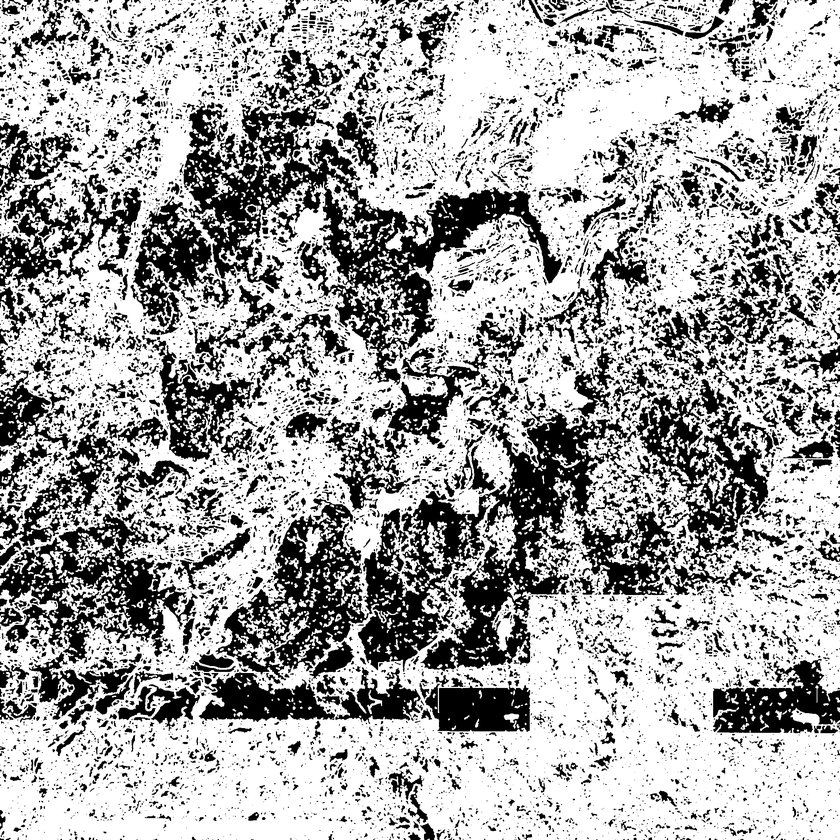
#> input picture maskdata/road_mask_tsujiwara.png, 840 x 840 px, shrunk from 2304 x 2304 before the run, found by its file name
$ python postprocess_road_mask.py
#> lines starting #> are read from the running program, lines starting #| are printed output that depends on the picture; after the words box and inside, x2 and y2 are one past the last pixel; in counts of white or black regions, pixels touching at a corner belong together
import cv2
import numpy as np
import segmentation_models_pytorch as smp
from pathlib import Path

INPUT_MASK = "road_mask_tsujiwara.png"
OUTPUT_SKELETON = "road_mask_tsujiwara_skel.png"

# この長さ未満の線はノイズとして削除（適宜調整）
MIN_COMPONENT_LENGTH = 100   # ピクセル

def main():
    path = Path(INPUT_MASK)
    assert path.exists(), f"mask not found: {path}"

    # 1. マスク読み込み（グレースケール）
    mask = cv2.imread(str(path), cv2.IMREAD_GRAYSCALE)
#> mask is the input picture: shape (840, 840); min 0, max 255, mean 168.1

    # 2. 二値化（閾値は適宜調整）
    _, bin_mask = cv2.threshold(mask, 127, 255, cv2.THRESH_BINARY)
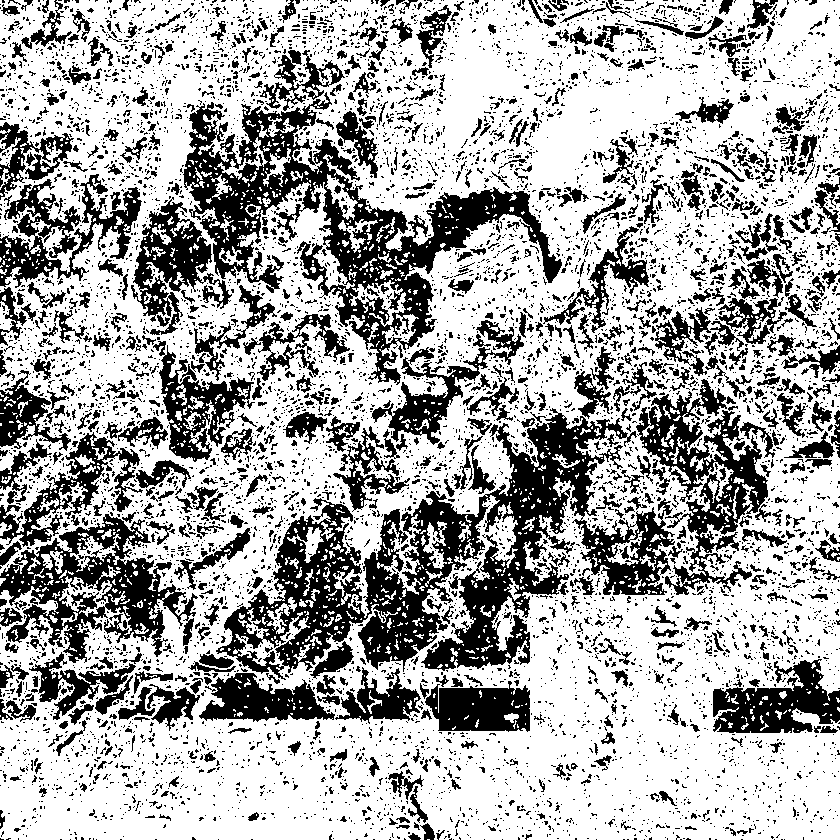
#> bin_mask: shape (840, 840); 66.7% white; 8094 black regions (7231 under 20 px), largest, box (x1, y1, x2, y2) and area: (216, 408, 675, 680) 38762, (183, 92, 562, 385) 26365, (0, 514, 198, 663) 10951

    # ※ もし「道路が黒、背景が白」になっている場合は反転
    # 白=道路, 黒=背景 に統一したい
    white_ratio = np.mean(bin_mask == 255)
#> white_ratio = 0.667
    if white_ratio < 0.5:
        # 画面の大半が黒なら、多分「道路が黒」パターンなので反転
        bin_mask = cv2.bitwise_not(bin_mask)

    # 3. 軽くノイズ除去（オープニング）
    kernel = np.ones((3, 3), np.uint8)
    clean = cv2.morphologyEx(bin_mask, cv2.MORPH_OPEN, kernel, iterations=1)
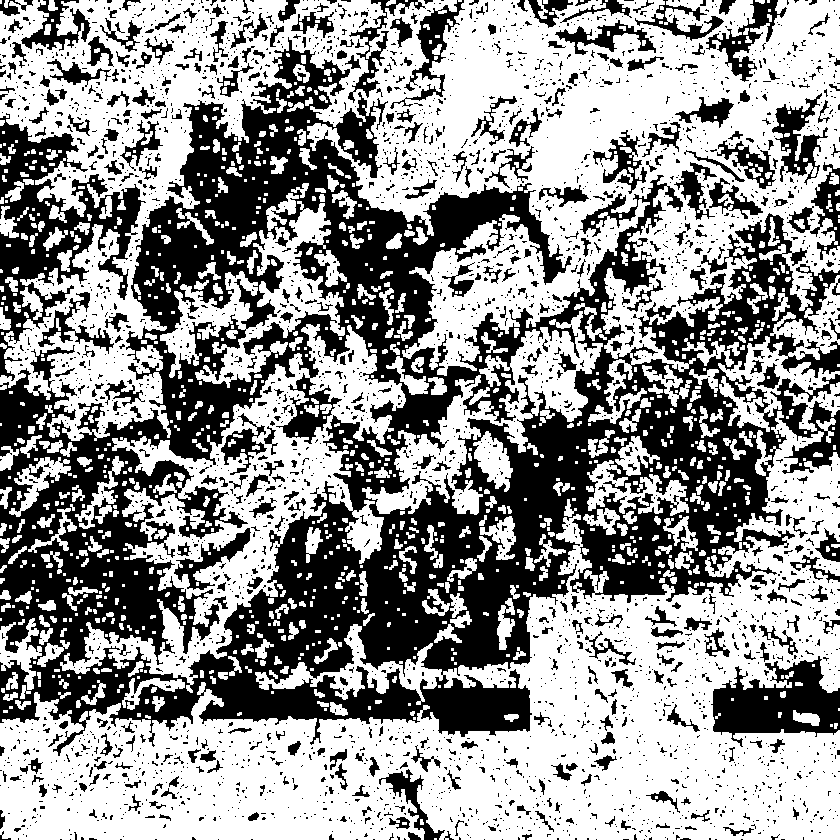
#> clean: shape (840, 840); 58.3% white; 3338 black regions (2874 under 20 px), largest, box (x1, y1, x2, y2) and area: (0, 37, 840, 756) 211413, (0, 113, 146, 381) 12514, (711, 656, 840, 747) 6433

    # 4. 細線化（スケルトン化）
    # ximgproc.thinning を使う
    skeleton = cv2.ximgproc.thinning(clean)
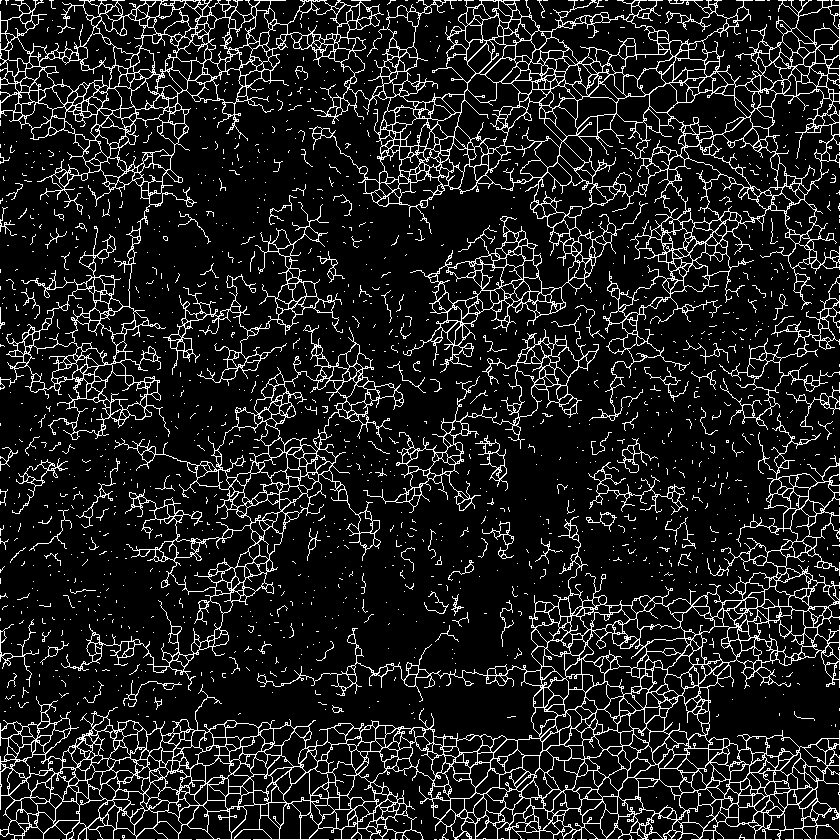
#> skeleton: shape (840, 840); 12% white in thin lines or dots

    # 5. 連結成分ラベリングして、短い線を削除
    num_labels, labels, stats, _ = cv2.connectedComponentsWithStats(
        (skeleton > 0).astype(np.uint8), connectivity=8
    )
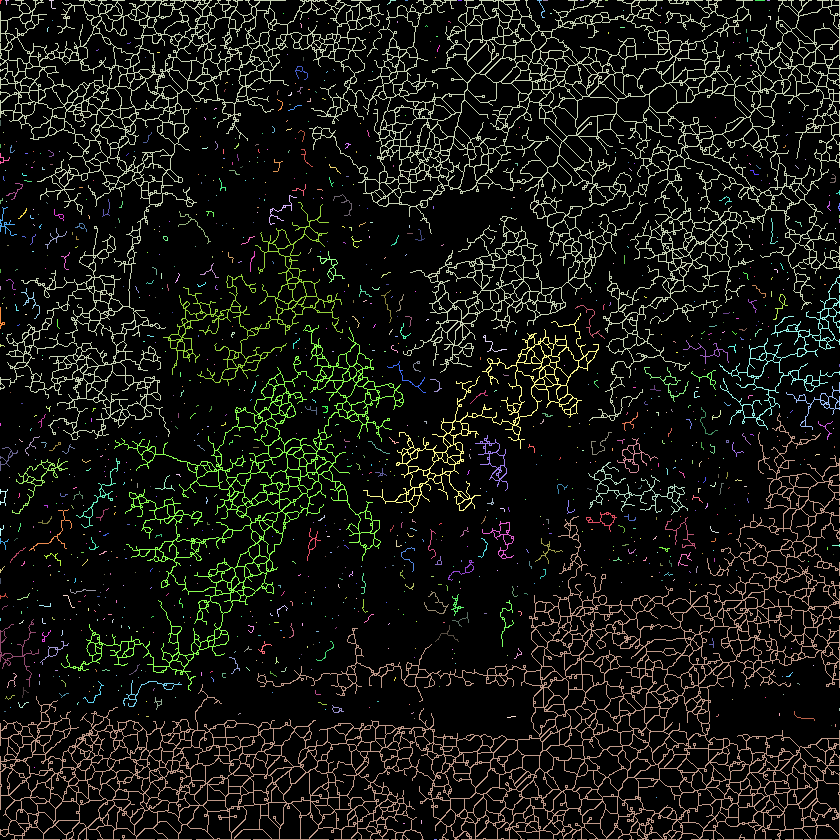
#> labels: shape (840, 840) int32; 1122 distinct labels, from 0 to 1121; one colour per label, 0 black
#> num_labels = 1122; stats = 1122 rows, first 6: [0, 0, 840, 840, 620958], [0, 0, 2, 4, 5], [5, 0, 4, 5, 8], [0, 0, 840, 440, 34037], [49, 0, 7, 9, 16], [387, 0, 9, 5, 12]

    # stats: [label, x, y, w, h, area]
    result = np.zeros_like(skeleton)

    for label in range(1, num_labels):  # 0 は背景
        area = stats[label, cv2.CC_STAT_AREA]
        if area >= MIN_COMPONENT_LENGTH:
            result[labels == label] = 255
#> this loop made 1121 passes
#> area on passes 3, 8, 51: 34037, 27, 40
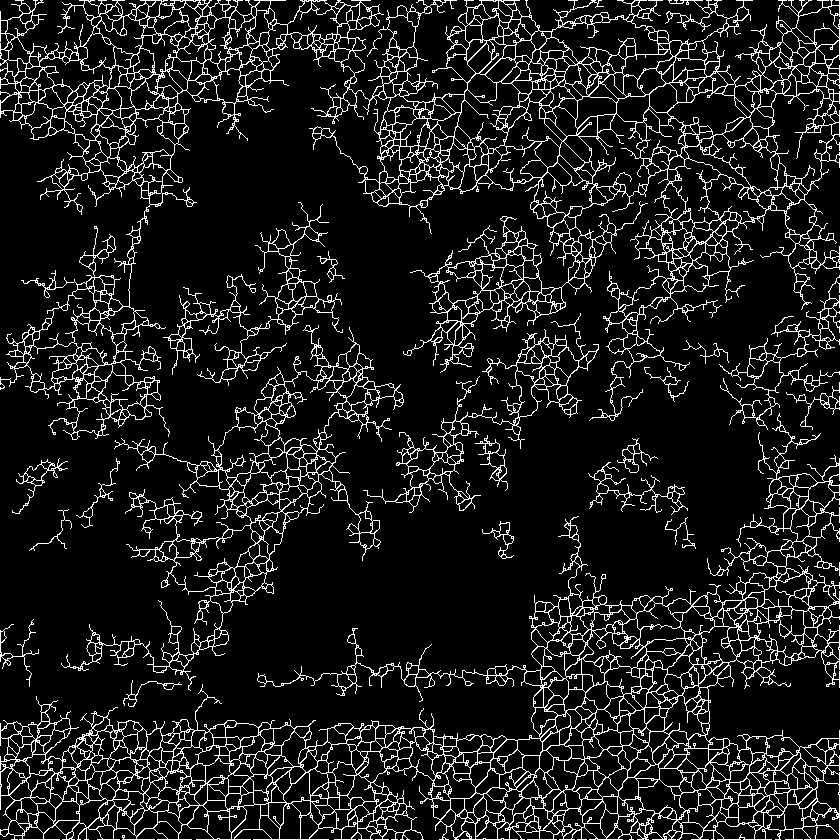
#> result: shape (840, 840); 11% white in thin lines or dots

    # 6. 保存
    cv2.imwrite(OUTPUT_SKELETON, result)
    print("Saved skeletonized mask to:", OUTPUT_SKELETON)


if __name__ == "__main__":
    main()
